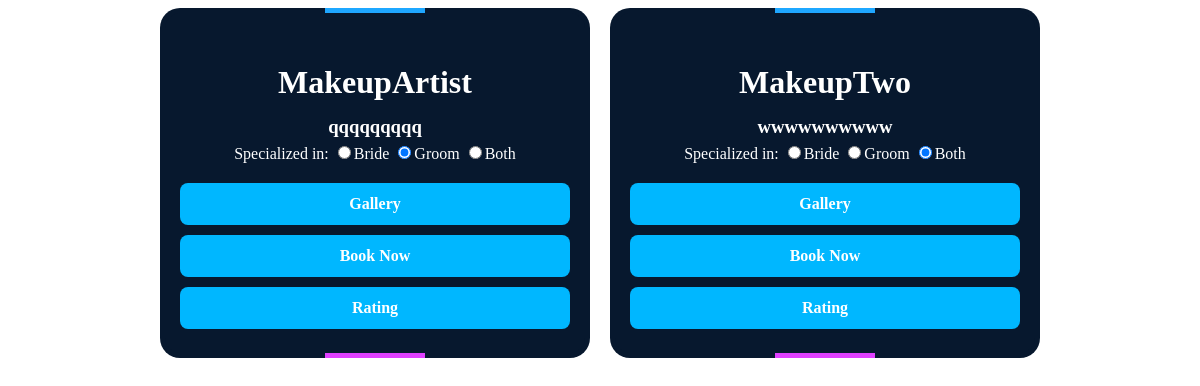
The page /user/UserMakeup on the database its author committed.
### MakeupArtist/models.py (models this page shows)
class MakeupArtistProfile(models.Model):
    LOGINID=models.ForeignKey(LoginTable,on_delete=models.CASCADE,blank=True,null=True)
    MakeupArtist=models.CharField(max_length=30,blank=True,null=True)
    Address=models.CharField(max_length=100,blank=True,null=True)
    Phone=models.BigIntegerField(blank=True,null=True)
    Details=models.CharField(max_length=100,blank=True,null=True)
    Specialised=models.CharField(max_length=300,blank=True,null=True)
    is_active = models.BooleanField(default=True)
    created_at = models.DateTimeField(auto_now_add=True, null=True, blank=True)
    updated_at = models.DateTimeField(auto_now_add=True, null=True, blank=True)

### User_Profile/views.py (the view)
# urls.py: path('UserMakeup',UserMakeup.as_view(),name='UserMakeup'),
class UserMakeup(View):
    def get(self, request):
        obj = MakeupArtistProfile.objects.all()
        login_id = [artist.LOGINID for artist in obj]
        ratings = Rating_Review_Table.objects.filter(SERVICEPROVIDERLID__in=login_id)
        rating_map = {}
        for rating in ratings:
            if rating.SERVICEPROVIDERLID not in rating_map:
                rating_map[rating.SERVICEPROVIDERLID] = []
            rating_map[rating.SERVICEPROVIDERLID].append(rating.Rating)
        makeup_profiles_with_ratings = []
        for artist in obj:
            artist_data = {
                'artist': artist,
                'ratings': rating_map.get(artist.LOGINID, [])
            }
            makeup_profiles_with_ratings.append(artist_data)
        return render(request, "Usermakeup.html", {'artists': makeup_profiles_with_ratings})

### Admin/models.py (called while the page is built)
    def __str__(self):
          return f"{self.id}"

### templates/Usermakeup.html (shortened to what this page needs)
<!DOCTYPE html>
<html lang="en">
<head>
    <link rel="stylesheet" href="https://cdnjs.cloudflare.com/ajax/libs/font-awesome/6.6.0/css/all.min.css">
</head>
<body>
    <div class="card-container">
        {% for artist_data in artists %}
        <div class="card">
            <h2>{{ artist_data.artist.MakeupArtist }}</h2>
            <h3>{{ artist_data.artist.Address }}</h3>
            <div class="divone">
                <label>Specialized in:</label>
                <input type="radio" value="Bride" {% if artist_data.artist.Specialised == "bride" %}checked{% endif %}>Bride
                <input type="radio" value="Groom" {% if artist_data.artist.Specialised == "groom" %}checked{% endif %}>Groom
                <input type="radio" value="Both" {% if artist_data.artist.Specialised == "both" %}checked{% endif %}>Both
            </div>
            <div class="card-links">
            <a href="ViewMakeupGallery/{{ artist_data.artist.LOGINID }}">Gallery</a>
            <a href="Makeupuserbooking/{{ artist_data.artist.LOGINID }}">Book Now</a>
            <a href="Viewmakeuprating/{{ artist_data.artist.LOGINID }}">Rating</a>
        </div>
        </div>
        {% endfor %}
    </div>
</body>
</html>

### templates/Usermakeup.html (style rules this page uses)
.card-container { display: flex; flex-wrap: wrap; gap: 20px; justify-content: center; }
.card { width: 390px; height: 310px; background: #07182E; position: relative; display: flex; flex-direction: column; align-items: center; justify-content: center; overflow: hidden; border-radius: 20px; color: white; text-align: center; padding: 20px; }
.card h2 { z-index: 1; font-size: 2em; margin-bottom: 10px; }
.divone { z-index: 1; font-size: 1em; margin-bottom: 10px; }
.card h3 { z-index: 1; margin: 5px 0; }
.card a { z-index: 1; color: #00B7FF; text-decoration: none; font-weight: bold; margin-top: 10px; }
.card::before { content: ''; position: absolute; width: 100px; background-image: linear-gradient(180deg, rgb(0, 183, 255), rgb(255, 48, 255)); height: 130%; animation: rotBGimg 3s linear infinite; transition: all 0.2s linear; }
.card::after { content: ''; position: absolute; background: #07182E; inset: 5px; border-radius: 15px; }
.card-links a { background-color: #00B7FF; color: white; text-decoration: none; font-weight: bold; padding: 12px 20px; border-radius: 8px; text-align: center; transition: background-color 0.3s ease, transform 0.3s ease; display: block; }
.card-links { display: flex; flex-direction: column; width: 100%; }

### rows shown on the page
MakeupArtistProfile: artist.MakeupArtist "MakeupArtist", artist.Address "qqqqqqqqq", Specialised "☑"
MakeupArtistProfile: artist.MakeupArtist "MakeupTwo", artist.Address "wwwwwwwwww", Specialised "☑"
